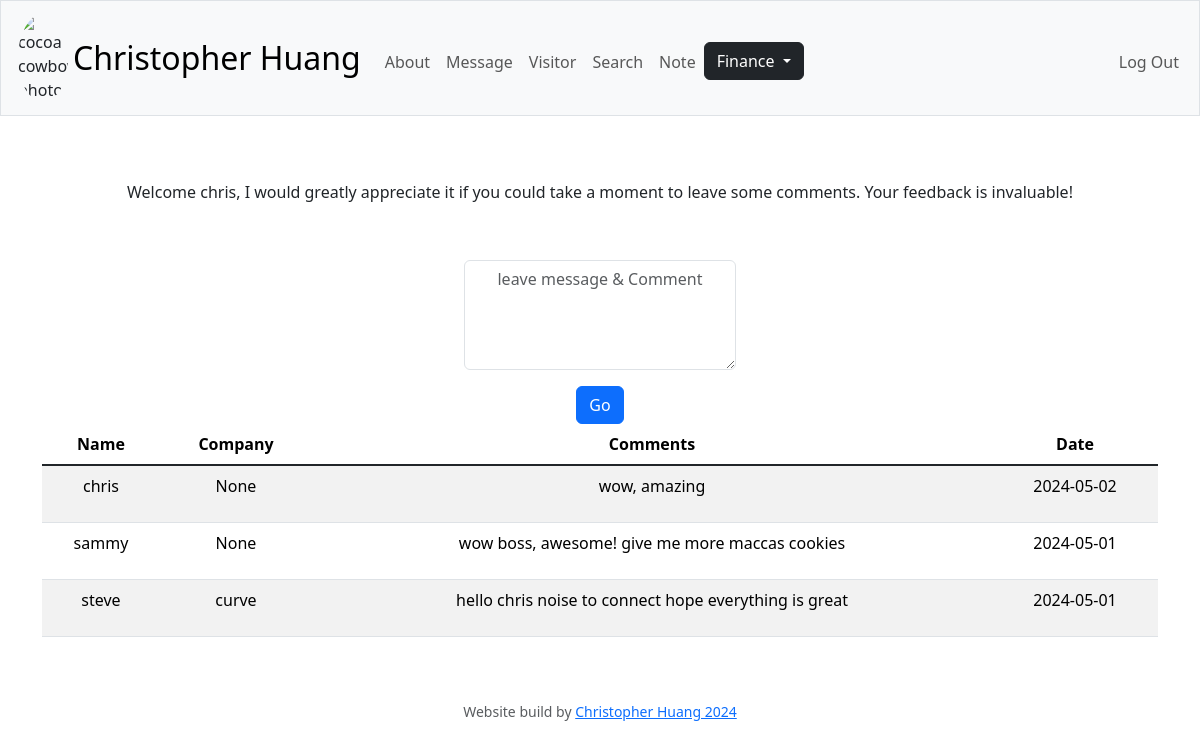
Page /message (signed in) on the committed database.
### tables this page shows
CREATE TABLE 'users' (id INTEGER PRIMARY KEY AUTOINCREMENT NOT NULL, username TEXT NOT NULL, hash TEXT NOT NULL, cash NUMERIC NOT NULL DEFAULT 10000.00, 'created'  DATETIME NOT NULL DEFAULT CURRENT_TIMESTAMP  , 'company' TEXT);

CREATE TABLE message (
    user_id INTEGER,
    message TEXT,
    timestamp TIMESTAMP DEFAULT CURRENT_TIMESTAMP
);

### app.py (the view)
@app.route("/message", methods=["GET", "POST"])
@login_required
def message():
    if request.method == "POST":
        message = request.form.get("message")
        try:
            db.execute("INSERT INTO message (user_id, message) VALUES (?, ?)", session["user_id"], message)
        except:
            return apology("Failed to record message", 400)
        return redirect("/message")
    else:
        user = db.execute("SELECT username FROM users WHERE id = ?", session["user_id"])[0]['username']
        messages = db.execute("SELECT message, DATE(timestamp) as date, username, company FROM message JOIN users ON users.id = message.user_id ORDER BY timestamp DESC")
        return render_template("message.html", user=user, messages=messages)

### app.py (called while the page is built)
@app.context_processor
def utility_functions():
    return dict(usd=usd)

@app.after_request
def after_request(response):
    response.headers["Cache-Control"] = "no-cache, no-store, must-revalidate"
    response.headers["Expires"] = 0
    response.headers["Pragma"] = "no-cache"
    return response

### helpers.py (called while the page is built)
def login_required(f):
    @wraps(f)
    def decorated_function(*args, **kwargs):
        if session.get("user_id") is None:
            return redirect("/login")
        return f(*args, **kwargs)
    return decorated_function

### templates/message.html (shortened to what this page needs)
{% extends "layout.html" %}
{% block main %}
<div class="text-center p-3">
    <p>Welcome {{ user }}, I would greatly appreciate it if you could take a moment to leave some comments. Your feedback is invaluable!</p>
</div>
<form action="/message" method="post">
    <div class="mb-3">
        <label for="message"></label><br>
        <textarea id="message" style="text-align: center;" autocomplete="off" autofocus class="form-control mx-auto w-auto" name="message" placeholder="leave message & Comment" type="text" rows="4" cols="25"></textarea>
    </div>
    <button class="btn btn-primary" type="submit">Go</button>
</form>
<div class="mb-3">
    <table class="table table-striped table-hover table align-middle">
        <thead>
            <tr>
                <th>Name</th>
                <th>Company</th>
                <th>Comments</th>
                <th>Date</th>
            </tr>
        </thead>
        <tbody class="table-group-divider">
            {% for message in messages %}
            <tr>
                <td>
                    <p>{{ message.username }}</p>
                </td>
                <td>
                    <p>{{ message.company }}</p>
                </td>
                <td>
                    <p>{{ message.message }}</p>
                </td>
                <td>
                    <p>{{ message.date }}</p>
                </td>
            </tr>
            {% endfor %}
        </tbody>
    </table>
</div>
{% endblock %}

### templates/layout.html (shortened to what this page needs)
<!DOCTYPE html>
<html lang="en">
    <head>
        <link href="https://cdn.jsdelivr.net/npm/bootstrap@5.3.3/dist/css/bootstrap.min.css" rel="stylesheet">
        <link href="/static/styles.css" rel="stylesheet">
    </head>
    <body>
        <nav class="bg-light border navbar navbar-expand-md navbar-light">
            <div class="container-fluid">
                <img class="cocoaimage" src="/static/cocoaCowboy.png" alt="cocoa cowboy photo">
                    <span class="navbar-brand mb-0 h1">Christopher Huang</span>
                <div class="collapse navbar-collapse" id="navbar">
                    {% if session["user_id"] %}
                        <ul class="navbar-nav me-auto mt-2">
                            <li class="nav-item"><a class="nav-link" href="/about">About</a></li>
                            <li class="nav-item"><a class="nav-link" href="/message">Message</a></li>
                            <li class="nav-item"><a class="nav-link" href="/visitor">Visitor</a></li>
                            <li class="nav-item"><a class="nav-link" href="/search">Search</a></li>
                            <li class="nav-item"><a class="nav-link" href="/note">Note</a></li>
                            <li class="nav-item dropdown">
                                <button class="btn btn-dark dropdown-toggle" data-bs-toggle="dropdown" aria-expanded="false">
                                    Finance
                                </button>
                            </li>
                        </ul>
                        <ul class="navbar-nav ms-auto mt-2">
                            <li class="nav-item"><a class="nav-link" href="/logout">Log Out</a></li>
                        </ul>
                    {% else %}
                        <ul class="navbar-nav ms-auto mt-2">
                            <li class="nav-item"><a class="nav-link" href="/register">Register</a></li>
                            <li class="nav-item"><a class="nav-link" href="/login">Log In</a></li>
                        </ul>
                    {% endif %}
                </div>
            </div>
        </nav>
        <main class="container py-5 text-center">
            {% block main %}{% endblock %}
        </main>
        <footer class="mb-5">
            <p class="mb-3 small text-center text-muted">
                Website build by <a href="https://www.cocoacowboy.com/" target="_blank">Christopher Huang 2024</a>
            </p>
        </footer>
    </body>
</html>

### static/styles.css (style rules this page uses)
nav .navbar-brand { font-size: xx-large; }
.cocoaimage { float: auto; height: 50px; width: 50px; margin: 5px; border-radius: 50%; max-width: 50%; height: auto; }

### rows in the picture
users: username "chris"
message: username "chris", company "None", message "wow, amazing", date "2024-05-02"
message: username "sammy", company "None", message "wow boss, awesome! give me more maccas cookies", date "2024-05-01"
message: username "steve", company "curve", message "hello chris noise to connect hope everything is great", date "2024-05-01"
